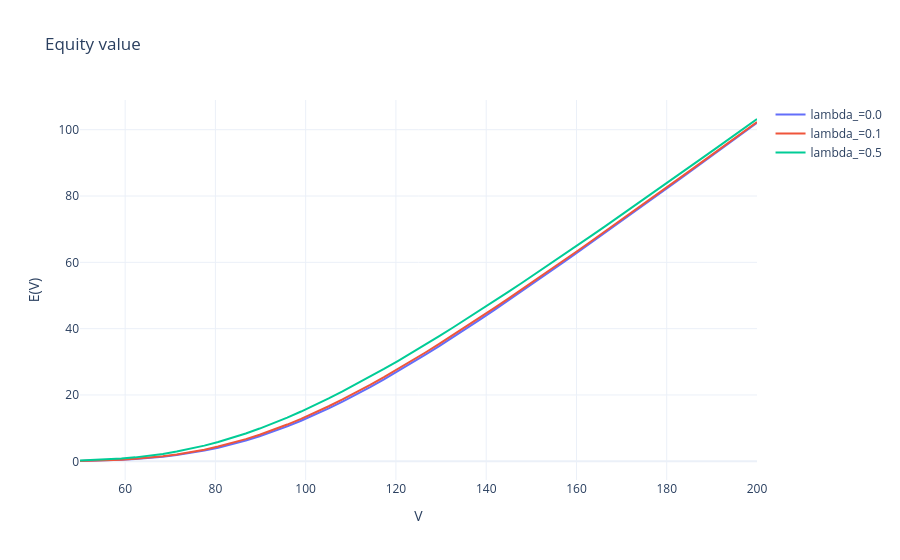

This figure's notebook cell:
### Code cell
fig = plot_function_vs_param(
    mj.equity_value,
    x_param="V",
    x_values=np.linspace(50, 200),
    base_params={
        "D": 100,
        "r": 0.02,
        "T": 1,
        "sigma_V": 0.3,
        "gamma": math.log(1 - 0.25),
        "delta": 0.2 
    },
    y_title="E(V)",
    varying_param="lambda_",
    varying_values=[0.0, 0.1, 0.5],
    title="Equity value"
)

fig.show()
